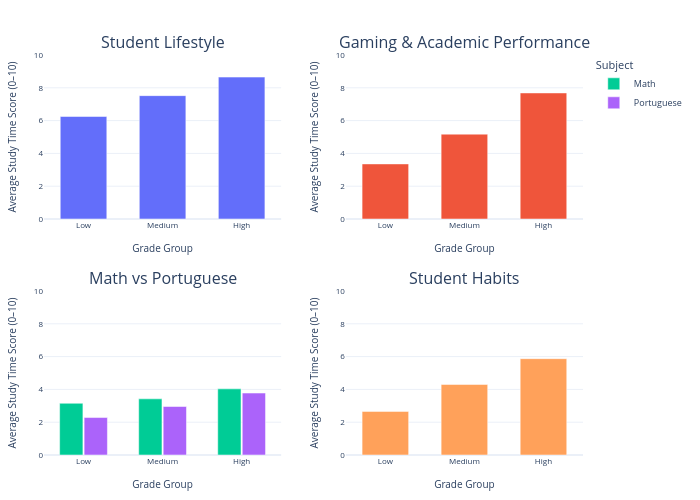

The cell this chart's notebook holds for it:
### Code cell
import plotly.graph_objects as go
from plotly.subplots import make_subplots

grade_order = ["Low", "Medium", "High"]

# Copy to avoid changing original data
df1 = df1.copy()
df2 = df2.copy()
df3 = df3.copy()
df4 = df4.copy()

# Dataset 1 and 2 are already on a 0/1–10 hour scale, so keep them
df1["study_scaled"] = df1["Study_Hours_Per_Day"]
df2["study_scaled"] = df2["study_hours"]

# Dataset 3: ordinal study time category 1–4, rescaled to 0–10
df3["study_scaled"] = (
    (df3["studytime"] - df3["studytime"].min()) /
    (df3["studytime"].max() - df3["studytime"].min())
) * 10

# Dataset 4: 0–8.3 hours, rescaled to 0–10
df4["study_scaled"] = (
    (df4["study_hours_per_day"] - df4["study_hours_per_day"].min()) /
    (df4["study_hours_per_day"].max() - df4["study_hours_per_day"].min())
) * 10

s1 = df1.groupby("Grade Group", observed=False)["study_scaled"].mean().reindex(grade_order)
s2 = df2.groupby("Grade Group", observed=False)["study_scaled"].mean().reindex(grade_order)

s3 = (
    df3.groupby(["Grade Group", "Subject"], observed=False)["study_scaled"]
    .mean()
    .reset_index()
)

s4 = df4.groupby("Grade Group", observed=False)["study_scaled"].mean().reindex(grade_order)

fig = make_subplots(
    rows=2,
    cols=2,
    subplot_titles=[
        "Student Lifestyle",
        "Gaming & Academic Performance",
        "Math vs Portuguese",
        "Student Habits"
    ],
    vertical_spacing=0.18,
    horizontal_spacing=0.12
)

fig.add_trace(go.Bar(x=grade_order, y=s1.values, showlegend=False), row=1, col=1)
fig.add_trace(go.Bar(x=grade_order, y=s2.values, showlegend=False), row=1, col=2)

for subject in ["Math", "Portuguese"]:
    temp = s3[s3["Subject"] == subject].set_index("Grade Group").reindex(grade_order)
    fig.add_trace(
        go.Bar(x=grade_order, y=temp["study_scaled"], name=subject),
        row=2,
        col=1
    )

fig.add_trace(go.Bar(x=grade_order, y=s4.values, showlegend=False), row=2, col=2)

fig.update_layout(
    barmode="group",
    height=500,
    width=700,
    template="plotly_white",
    legend_title_text="Subject",
    bargap=0.38,
    bargroupgap=0.05,
    margin=dict(l=35, r=15, t=55, b=35),
    font=dict(size=9),
    title_font=dict(size=13)
)

fig.update_xaxes(
    title_text="Grade Group",
    title_font=dict(size=10),
    tickfont=dict(size=8)
)

fig.update_yaxes(
    title_text="Average Study Time Score (0–10)",
    range=[0, 10],
    title_font=dict(size=10),
    tickfont=dict(size=8)
)

fig.show()

### Figure 1 — Plotly figure (JSON) as saved in the notebook; plotly's stock layout.template omitted (floating-point values rounded to 4 significant figures)
{"data": [{"showlegend": false, "type": "bar", "x": ["Low", "Medium", "High"], "xaxis": "x", "y": [6.252, 7.522, 8.654], "yaxis": "y"}, {"showlegend": false, "type": "bar", "x": ["Low", "Medium", "High"], "xaxis": "x2", "y": [3.359, 5.174, 7.686], "yaxis": "y2"}, {"name": "Math", "type": "bar", "x": ["Low", "Medium", "High"], "xaxis": "x3", "y": [3.154, 3.425, 4.033], "yaxis": "y3"}, {"name": "Portuguese", "type": "bar", "x": ["Low", "Medium", "High"], "xaxis": "x3", "y": [2.284, 2.957, 3.777], "yaxis": "y3"}, {"showlegend": false, "type": "bar", "x": ["Low", "Medium", "High"], "xaxis": "x4", "y": [2.659, 4.303, 5.875], "yaxis": "y4"}], "layout": {"annotations": [{"font": {"size": 16}, "showarrow": false, "text": "Student Lifestyle", "x": 0.22, "xanchor": "center", "xref": "paper", "y": 1, "yanchor": "bottom", "yref": "paper"}, {"font": {"size": 16}, "showarrow": false, "text": "Gaming & Academic Performance", "x": 0.78, "xanchor": "center", "xref": "paper", "y": 1, "yanchor": "bottom", "yref": "paper"}, {"font": {"size": 16}, "showarrow": false, "text": "Math vs Portuguese", "x": 0.22, "xanchor": "center", "xref": "paper", "y": 0.41, "yanchor": "bottom", "yref": "paper"}, {"font": {"size": 16}, "showarrow": false, "text": "Student Habits", "x": 0.78, "xanchor": "center", "xref": "paper", "y": 0.41, "yanchor": "bottom", "yref": "paper"}], "bargap": 0.38, "bargroupgap": 0.05, "barmode": "group", "font": {"size": 9}, "height": 500, "legend": {"title": {"text": "Subject"}}, "margin": {"b": 35, "l": 35, "r": 15, "t": 55}, "title": {"font": {"size": 13}}, "width": 700, "xaxis": {"anchor": "y", "domain": [0, 0.44], "tickfont": {"size": 8}, "title": {"font": {"size": 10}, "text": "Grade Group"}}, "xaxis2": {"anchor": "y2", "domain": [0.56, 1], "tickfont": {"size": 8}, "title": {"font": {"size": 10}, "text": "Grade Group"}}, "xaxis3": {"anchor": "y3", "domain": [0, 0.44], "tickfont": {"size": 8}, "title": {"font": {"size": 10}, "text": "Grade Group"}}, "xaxis4": {"anchor": "y4", "domain": [0.56, 1], "tickfont": {"size": 8}, "title": {"font": {"size": 10}, "text": "Grade Group"}}, "yaxis": {"anchor": "x", "domain": [0.59, 1], "range": [0, 10], "tickfont": {"size": 8}, "title": {"font": {"size": 10}, "text": "Average Study Time Score (0–10)"}}, "yaxis2": {"anchor": "x2", "domain": [0.59, 1], "range": [0, 10], "tickfont": {"size": 8}, "title": {"font": {"size": 10}, "text": "Average Study Time Score (0–10)"}}, "yaxis3": {"anchor": "x3", "domain": [0, 0.41], "range": [0, 10], "tickfont": {"size": 8}, "title": {"font": {"size": 10}, "text": "Average Study Time Score (0–10)"}}, "yaxis4": {"anchor": "x4", "domain": [0, 0.41], "range": [0, 10], "tickfont": {"size": 8}, "title": {"font": {"size": 10}, "text": "Average Study Time Score (0–10)"}}}}
